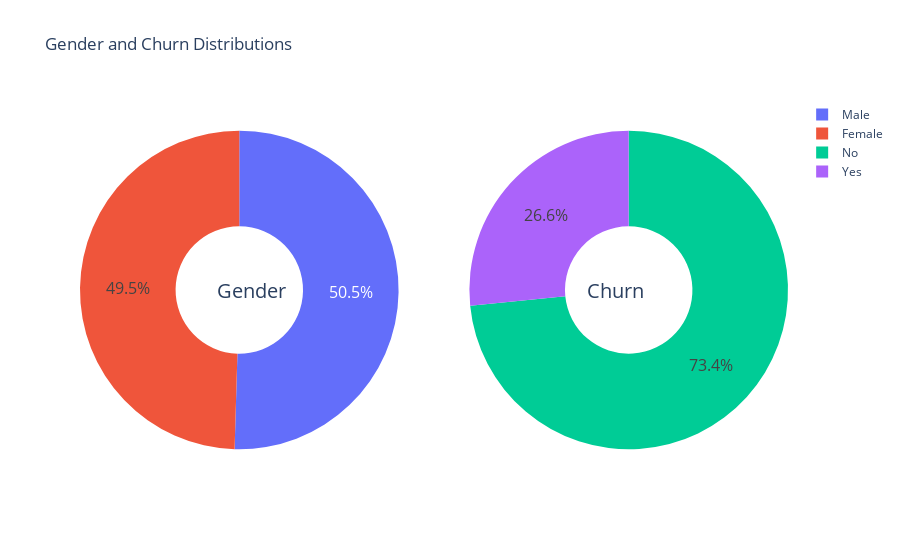

Notebook source saved alongside this figure:
### Code cell
g_labels = ['Male', 'Female']
c_labels = ['No', 'Yes']
# Create subplots: use 'domain' type for Pie subplot
fig = make_subplots(rows=1, cols=2, specs=[[{'type':'domain'}, {'type':'domain'}]])
fig.add_trace(go.Pie(labels=g_labels, values=df['gender'].value_counts(), name="Gender"),
              1, 1)
fig.add_trace(go.Pie(labels=c_labels, values=df['Churn'].value_counts(), name="Churn"),
              1, 2)

# Use `hole` to create a donut-like pie chart
fig.update_traces(hole=.4, hoverinfo="label+percent+name", textfont_size=16)

fig.update_layout(
    title_text="Gender and Churn Distributions",
    # Add annotations in the center of the donut pies.
    annotations=[dict(text='Gender', x=0.19, y=0.5, font_size=20, showarrow=False),
                 dict(text='Churn', x=0.8, y=0.5, font_size=20, showarrow=False)])
fig.show()

### Figure 1 — Plotly figure (JSON) as saved in the notebook; plotly's stock layout.template omitted (floating-point values rounded to 4 significant figures)
{"data": [{"domain": {"x": [0, 0.45], "y": [0, 1]}, "hole": 0.4, "hoverinfo": "label+percent+name", "labels": ["Male", "Female"], "name": "Gender", "textfont": {"size": 16}, "type": "pie", "values": [3549, 3483]}, {"domain": {"x": [0.55, 1], "y": [0, 1]}, "hole": 0.4, "hoverinfo": "label+percent+name", "labels": ["No", "Yes"], "name": "Churn", "textfont": {"size": 16}, "type": "pie", "values": [5163, 1869]}], "layout": {"annotations": [{"font": {"size": 20}, "showarrow": false, "text": "Gender", "x": 0.19, "y": 0.5}, {"font": {"size": 20}, "showarrow": false, "text": "Churn", "x": 0.8, "y": 0.5}], "title": {"text": "Gender and Churn Distributions"}}}
